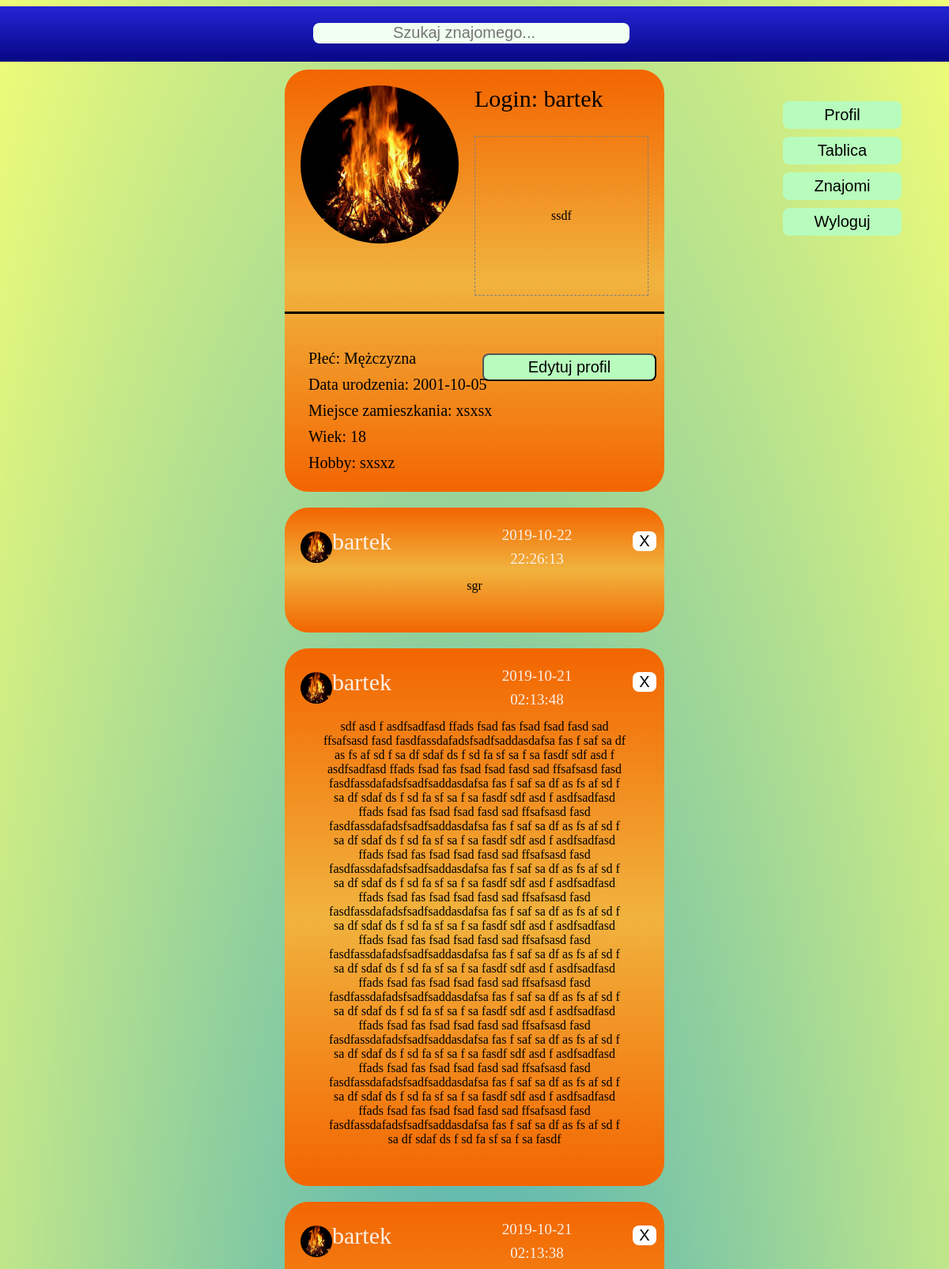
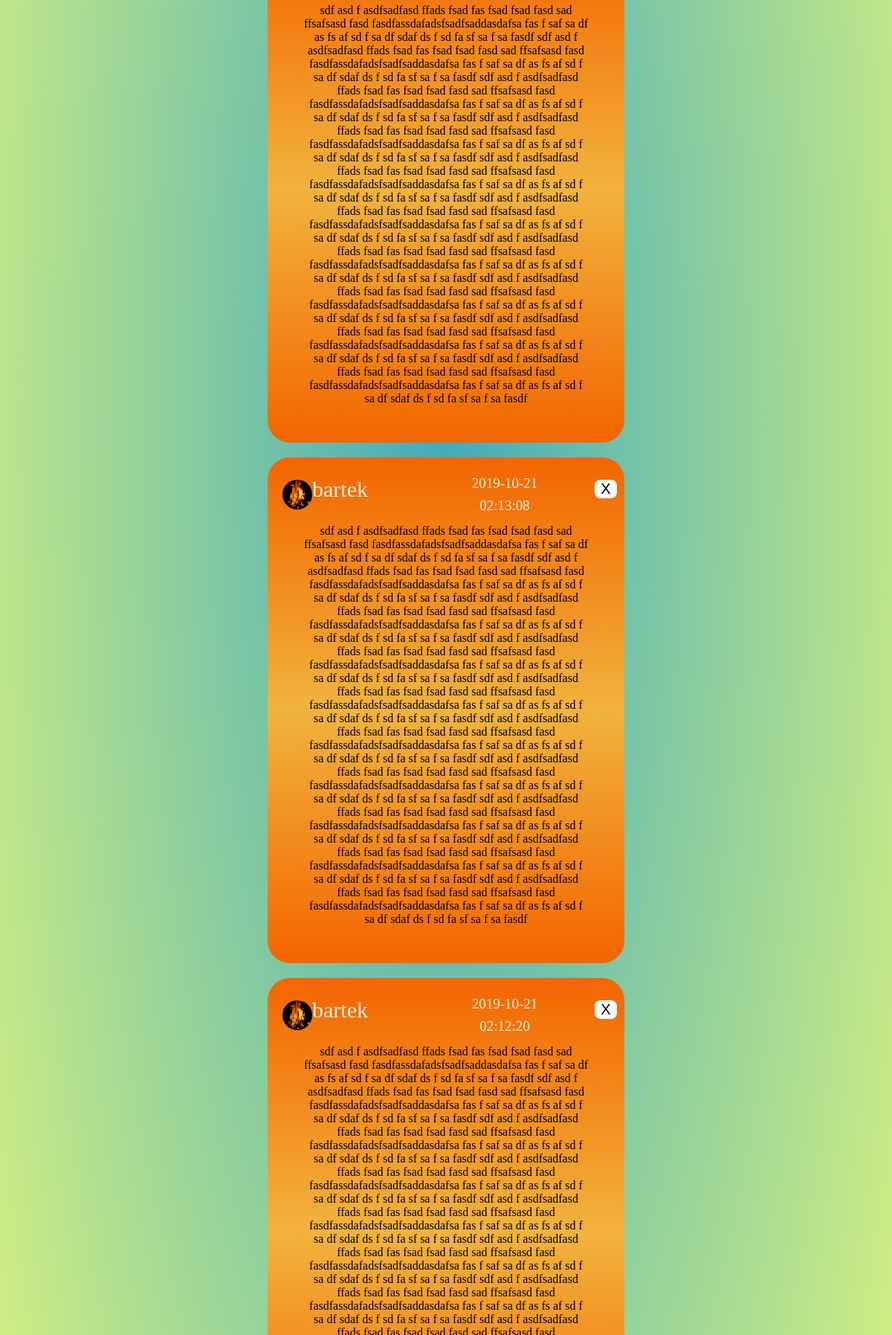
Page /profil.php?LOGIN=bartek (signed in, upper part) on the committed database (2 pictures, top to bottom).
### tables this page shows
CREATE TABLE `uzytkownicy` (
  `ID` int(11) NOT NULL,
  `LOGIN` varchar(100) NOT NULL,
  `HASLO` varchar(254) NOT NULL,
  `EMAIL` varchar(100) NOT NULL,
  `URODZENIE` date NOT NULL,
  `PLEC` varchar(10) NOT NULL,
  `OPIS` text,
  `MIEJSCOWOSC` text,
  `HOBBY` text,
  `profilowe` text NOT NULL
);

CREATE TABLE `posty` (
  `ID` int(11) NOT NULL,
  `ID_LOGIN` int(11) NOT NULL,
  `TEKST` text NOT NULL,
  `DATA` datetime NOT NULL
);

### profil.php (the view, shortened to what the rows shown need)
<!doctype html>
    <html>
        <head>
            <link rel="stylesheet" href="style.css">
            <link rel="stylesheet" href="tablica.css">
            <link rel="stylesheet" href="szukaj_znajomego.css">
        </head>
        <body>
                <div class="strona">
                        <?php include "menu.php" ?>
                        <div class="log">
                            <div class=y_kontener>
                            <div class="y">
                                <?php
                                    require_once "polaczenie.php";
                                    $login_link = $_SESSION['login_link'];
                                    $zdj1 = "./img/".$login_link.".jpg";
                                    $zdj2 = "./img/profilowe.jpg";
                                    $zdj = file_exists($zdj1) ? $zdj1 : $zdj2;
                                    try
                                    {
                                        $conn = new mysqli($servername, $username, $password, $dbname);
                                        if ($conn->connect_error)
                                            {
                                                throw new Exception(mysqli_connect_errno());
                                            }
                                        else
                                        {
                                            if($rezultat = $conn->query("SELECT *,TIMESTAMPDIFF(YEAR,URODZENIE,CURDATE()) AS WIEK FROM uzytkownicy WHERE ID = (SELECT ID FROM uzytkownicy WHERE LOGIN='$login_link')"))
                                            {
                                                if ($rezultat->num_rows > 0)
                                                {
                                                        $wiersz = $rezultat->fetch_assoc();
                                                        echo "<div class='lewo'>";
                                                        echo "<img src='$zdj'  height='200' width='200'>";
                                                        echo "</div>";
                                                        if($wiersz["PLEC"]=="K") $wiersz["PLEC"]="Kobieta";
                                                        else $wiersz["PLEC"]="Mężczyzna";
                                                        echo "<div class='prawo'>";
                                                        echo "<div class='login'> Login: ".$wiersz["LOGIN"]."</div>";
                                                        echo "<div class='opis'>".$wiersz["OPIS"]."</div>";
                                                        echo "</div>";
                                                        echo "<div class='informacje'>";
                                                        echo "<div class='naglowek'></div>";
                                                        echo "<div class='info'>";
                                                        echo "<div class='dane'> Płeć: ".$wiersz["PLEC"]."</div>";
                                                        echo "<div class='dane'> Data urodzenia: ".$wiersz["URODZENIE"]."</div>";
                                                        echo "<div class='dane'> Miejsce zamieszkania: ".$wiersz["MIEJSCOWOSC"]."</div>";
                                                        echo "<div class='dane'> Wiek: ".$wiersz["WIEK"]."</div>";
                                                        echo "<div class='dane'> Hobby: ".$wiersz["HOBBY"]."</div>";
                                                        echo "</div>";
                                                }
                                                else
                                                {
                                                    throw new Exception($conn->connect_error);
                                                }
                                            }
                                            else
                                            {
                                                throw new Exception($conn->connect_error);
                                            }
                                    }
                                }
                                    catch (Exception $e)
                                    {
                                        echo $e;
                                        die("<div class='server_blad'>Błąd połaczenia! Przepraszamy! Proszę spróbować za chwilę!</div>");
                                    }
                                ?>
                            </div>
                        </div>
                            <?php
                                 require_once "polaczenie.php";
                                 $login = $_SESSION['zalogowany-user'];
                                 try
                                 {
                                     $conn = new mysqli($servername, $username, $password, $dbname);
                                     if ($conn->connect_error)
                                         {
                                             throw new Exception(mysqli_connect_errno());
                                         }
                                     else
                                     {
                                        if(($login==$login_link)||($rezultat = $conn->query("SELECT * FROM znajomi WHERE ID_LOGIN_1 = (SELECT ID FROM uzytkownicy WHERE LOGIN='$login') AND ID_LOGIN_2 = (SELECT ID FROM uzytkownicy WHERE LOGIN='$login_link') OR ID_LOGIN_2 = (SELECT ID FROM uzytkownicy WHERE LOGIN='$login') AND ID_LOGIN_1 = (SELECT ID FROM uzytkownicy WHERE LOGIN='$login_link') ")))
                                        if ($rezultat->num_rows > 0)
                                        {
                                            if($rezultat = $conn->query("SELECT TEKST,DATA,LOGIN, posty.ID FROM posty INNER JOIN uzytkownicy ON uzytkownicy.ID = posty.ID_LOGIN WHERE uzytkownicy.ID = (SELECT ID FROM uzytkownicy WHERE LOGIN='$login_link') ORDER BY DATA DESC"))
                                            {
                                                if ($rezultat->num_rows > 0)
                                                {
                                                    while($wiersz = $rezultat->fetch_assoc())
                                                    {
                                                        echo "<div class='y'>";
                                                        echo "<div class='autor'>";
                                                        echo "<a href='profil.php?LOGIN=".$wiersz["LOGIN"]."' class='link_autor'><img class='zdj' src='$zdj'  height='30' width='30'>   ".$wiersz["LOGIN"]."</a>";
                                                        echo "<div class='data'>".$wiersz['DATA'];
                                                        echo "</div>";
                                                        if($login==$login_link) echo "<form action='profil.php?ID=".$wiersz['ID']."' method='post'> <input type='submit' name='usun_post' value='X' class='usun_post'></form>";
                                                        echo "</div>";
                                                        echo "<div class='tekst'>".$wiersz["TEKST"]."</div>";
                                                        echo "</div>";
                                                    }
                                                }
                                            }
                                            else
                                            {
                                                throw new Exception($conn->connect_error);
                                            }
                                        }
                                    }
                                 }
                                catch (Exception $e)
								{
									die("<div class='server_blad'>Błąd połaczenia! Przepraszamy! Proszę spróbować za chwilę!</div>");
								}
                            ?>
                            </div>
                        </div>
                    </div>
                </div>
        </body>
    </html>

### rows in the picture
uzytkownicy: LOGIN "bartek", OPIS "ssdf", URODZENIE "2001-10-05", MIEJSCOWOSC "xsxsx", HOBBY "sxsxz"
posty: uzytkownicy.LOGIN "bartek", DATA "2019-10-22 22:26:13", TEKST "sgr"
posty: uzytkownicy.LOGIN "bartek", DATA "2019-10-21 02:13:48", TEKST "sdf asd f asdfsadfasd ffads fsad fas fsad fsad fasd sad ffsafsasd fasd fasdfassdafadsfsadfsaddasdafsa fas f saf sa df as fs af sd f sa df sdaf ds f sd fa sf sa f sa fasdf sdf asd f asdfsadfasd ffads fsad fas fsad fsad fasd sad ffsafsasd fasd fasdfassdafadsfsadfsaddasdafsa fas f saf sa df as fs af sd f sa df sdaf ds f sd fa sf sa f sa fasdf sdf asd f asdfsadfasd ffads fsad fas fsad fsad fasd sad ffsafsasd fasd fasdfassdafadsfsadfsaddasdafsa fas f saf sa df as fs af sd f sa df sdaf ds f sd fa sf sa f sa fasdf sdf asd f asdfsadfasd ffads fsad fas fsad fsad fasd sad ffsafsasd fasd fasdfassdafadsfsadfsaddasdafsa fas f saf sa df as fs af sd f sa df sdaf ds f sd fa sf sa f sa fasdf sdf asd f…"
posty: uzytkownicy.LOGIN "bartek", DATA "2019-10-21 02:13:38", TEKST "sdf asd f asdfsadfasd ffads fsad fas fsad fsad fasd sad ffsafsasd fasd fasdfassdafadsfsadfsaddasdafsa fas f saf sa df as fs af sd f sa df sdaf ds f sd fa sf sa f sa fasdf sdf asd f asdfsadfasd ffads fsad fas fsad fsad fasd sad ffsafsasd fasd fasdfassdafadsfsadfsaddasdafsa fas f saf sa df as fs af sd f sa df sdaf ds f sd fa sf sa f sa fasdf sdf asd f asdfsadfasd ffads fsad fas fsad fsad fasd sad ffsafsasd fasd fasdfassdafadsfsadfsaddasdafsa fas f saf sa df as fs af sd f sa df sdaf ds f sd fa sf sa f sa fasdf sdf asd f asdfsadfasd ffads fsad fas fsad fsad fasd sad ffsafsasd fasd fasdfassdafadsfsadfsaddasdafsa fas f saf sa df as fs af sd f sa df sdaf ds f sd fa sf sa f sa fasdf sdf asd f…"
posty: uzytkownicy.LOGIN "bartek", DATA "2019-10-21 02:13:08", TEKST "sdf asd f asdfsadfasd ffads fsad fas fsad fsad fasd sad ffsafsasd fasd fasdfassdafadsfsadfsaddasdafsa fas f saf sa df as fs af sd f sa df sdaf ds f sd fa sf sa f sa fasdf sdf asd f asdfsadfasd ffads fsad fas fsad fsad fasd sad ffsafsasd fasd fasdfassdafadsfsadfsaddasdafsa fas f saf sa df as fs af sd f sa df sdaf ds f sd fa sf sa f sa fasdf sdf asd f asdfsadfasd ffads fsad fas fsad fsad fasd sad ffsafsasd fasd fasdfassdafadsfsadfsaddasdafsa fas f saf sa df as fs af sd f sa df sdaf ds f sd fa sf sa f sa fasdf sdf asd f asdfsadfasd ffads fsad fas fsad fsad fasd sad ffsafsasd fasd fasdfassdafadsfsadfsaddasdafsa fas f saf sa df as fs af sd f sa df sdaf ds f sd fa sf sa f sa fasdf sdf asd f…"
posty: uzytkownicy.LOGIN "bartek", DATA "2019-10-21 02:12:20"

### other values in the picture
$wiersz["PLEC"] "Mężczyzna"
$wiersz["WIEK"] "18"
